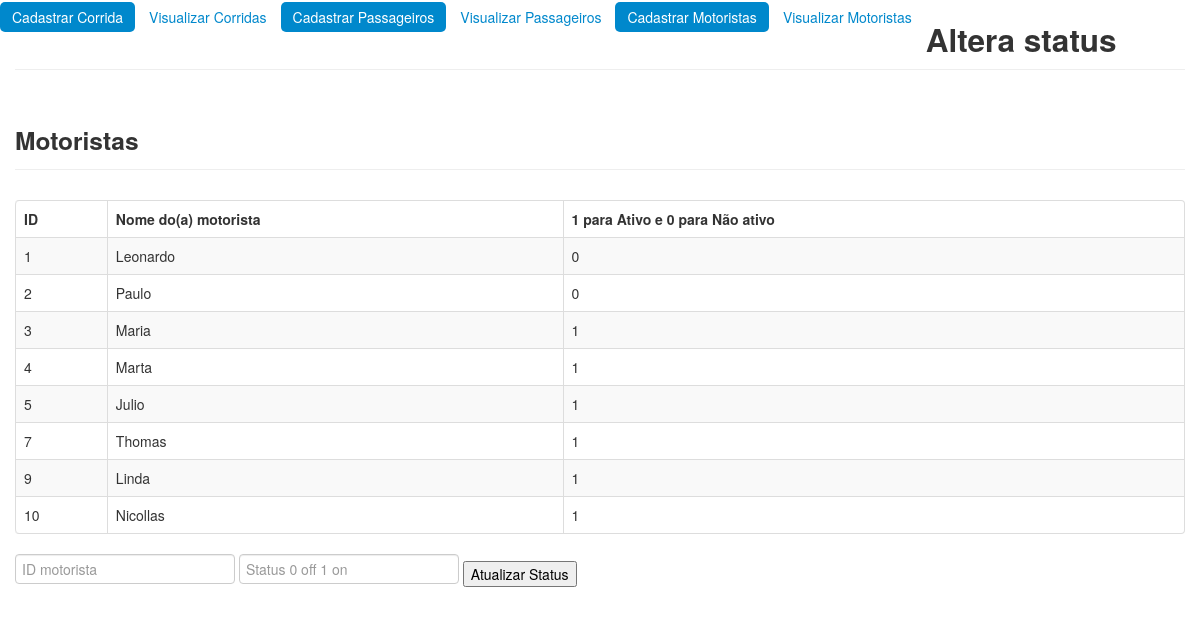
The page /altera_status.php on the database its author committed.
### tables this page shows
CREATE TABLE `motorista` (
  `id_motorista` int(6) NOT NULL,
  `nm_motorista` varchar(50) NOT NULL,
  `dt_nascimento` date NOT NULL,
  `id_cpf` int(11) NOT NULL,
  `ds_carro` varchar(15) NOT NULL,
  `ds_status` tinyint(1) NOT NULL,
  `ds_sexo` tinyint(1) NOT NULL
);

### altera_status.php (the view, shortened to what this page needs)
<!DOCTYPE html>
<html lang="pt-br">
<head>
<link rel="stylesheet" href="css/bootstrap.css"/>
	<link rel="stylesheet" href="css/bootstrap-responsive.css"/>
	<link rel="stylesheet" href="css/alertify.css">
</head>
<body>
	<ul class="nav nav-pills">
  <li role="presentation" class="active"><a href="cadastracorrida.php">Cadastrar Corrida</a></li>
  <li role="presentation"><a href="visualizarcorridas.php">Visualizar Corridas</a></li>
  <li role="presentation" class="active"><a href="cadastrapassageiro.php">Cadastrar Passageiros</a></li>
  <li role="presentation"><a href="visualizarpassageiro.php">Visualizar Passageiros</a></li>
  <li role="presentation" class="active"><a href="cadastramotorista.php">Cadastrar Motoristas</a></li>
  <li role="presentation"><a href="visualizarmotoristas.php">Visualizar Motoristas</a></li>
	<div class="container">
	  <h2 class="page-header">Altera status</h2>
		<div class="d-flex flex-colun justify-content-center">
			<div class="container">
			<?php
				include("conecxao.php");
		 		$motoristaAtivo = "select * from motorista order by ds_status";
		 		$conm=$mysqli->query($motoristaAtivo) or die($mysqli->error);
	 		?>
			  	<h3 class="page-header">Motoristas</h3>
			  	<div class="table-responsive">
			    	<table class="table table-striped table-bordered table-hover">
			      	<thead>
				      	<tr>
				        <th>ID</th>
				        <th>Nome do(a) motorista</th>
				        <th>1 para Ativo e 0 para Não ativo</th>
				      	</tr>
				      	</thead>
				     	<tbody>
					      	<?php while($dadom = $conm->fetch_array()){ ?>
					        <tr>
					          <td><?php echo $dadom["id_motorista"]; ?></td>
					          <td><?php echo $dadom["nm_motorista"]; ?></td>
					          <td><?php echo $dadom["ds_status"]; ?></td>
					        </tr>
					       <?php } ?>
				      	</tbody>
			    	</table>
			  	</div>
			</div>
			<input type="number" class="form-control" name="idmotorista"  required placeholder="ID motorista" >
			<input type="number" class="form-control" name="dsstatus"  required placeholder="Status 0 off 1 on" min="0" max="1">
			<input type="submit" class="form-control" name="update_status" value="Atualizar Status">
		</div>
		</div>
</body>
</html>

### rows shown on the page
motorista: id_motorista "1", nm_motorista "Leonardo", ds_status "0"
motorista: id_motorista "2", nm_motorista "Paulo", ds_status "0"
motorista: id_motorista "3", nm_motorista "Maria", ds_status "1"
motorista: id_motorista "4", nm_motorista "Marta", ds_status "1"
motorista: id_motorista "5", nm_motorista "Julio", ds_status "1"
motorista: id_motorista "7", nm_motorista "Thomas", ds_status "1"
motorista: id_motorista "9", nm_motorista "Linda", ds_status "1"
motorista: id_motorista "10", nm_motorista "Nicollas", ds_status "1"
